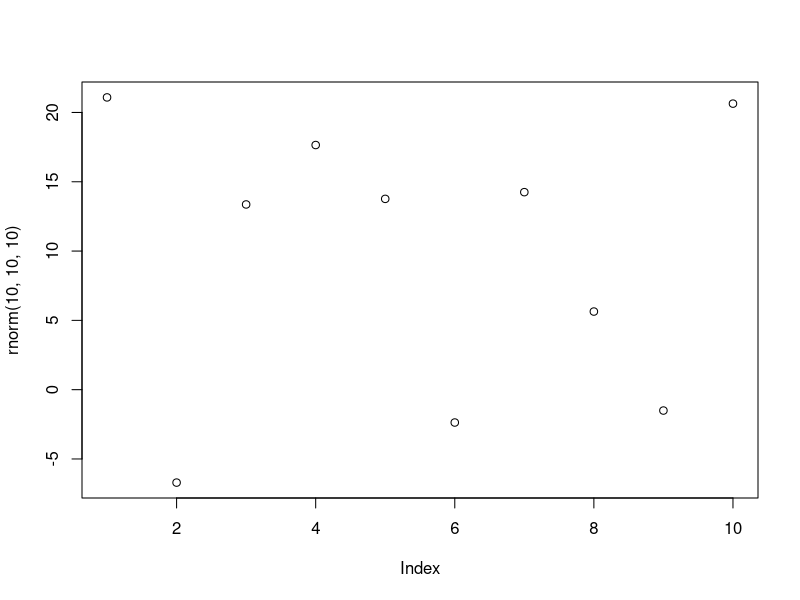

Here is the R script that generated this plot:
## ---- chunk 1
library(knitr)
knitr::opts_chunk$set(echo = TRUE)
## ---- chunk 2
Ecosystem <- "Skog og fjell"
Egenskap  <- "Primærproduksjon"
ECT       <- "Structural state characteristic"
Contact   <- "Anders Kolstad"
## ---- chunk 3
metaData <- data.frame(Ecosystem,
                       "Økologisk egenskap" = Egenskap,
                       "ECT class" = ECT)
knitr::kable(metaData)
## ---- chunk 4
plot(rnorm(10,10,10))
